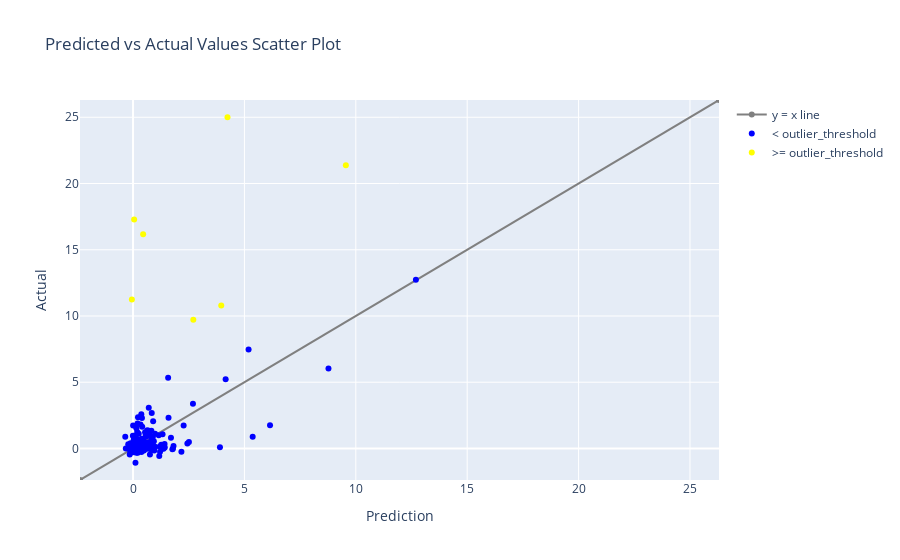

Write notebook code for a chart like this one.
### Markdown cell above
### Predicted Vs Actual Values Graph for Regression Problems

We can also create a scatterplot comparing predicted vs actual values for regression problems. We can specify an `outlier_threshold` to color values differently if the absolute difference between the actual and predicted values are outside of a given threshold.

### Code cell
from evalml.model_understanding.graphs import graph_prediction_vs_actual
graph_prediction_vs_actual(y_holdout, best_pipeline.predict(X_holdout), outlier_threshold=5)

### Figure 1 — Plotly figure (JSON) as saved in the notebook; plotly's stock layout.template omitted (floating-point values rounded to 4 significant figures; data arrays with more than 128 entries replaced by an {"elided": "..."} marker saying what was removed)
{"data": [{"line": {"color": "grey"}, "name": "y = x line", "type": "scatter", "x": [-2.381, 26.3], "y": [-2.381, 26.3]}, {"marker": {"color": "#0000ff"}, "mode": "markers", "name": "< outlier_threshold", "type": "scatter", "x": {"elided": "181 float values"}, "y": {"elided": "181 float values"}}, {"marker": {"color": "#ffff00"}, "mode": "markers", "name": ">= outlier_threshold", "type": "scatter", "x": [2.706, 0.04918, 3.96, -0.05197, 4.241, 9.553, 0.4535], "y": [9.724, 17.29, 10.79, 11.24, 25.0, 21.38, 16.17]}], "layout": {"title": {"text": "Predicted vs Actual Values Scatter Plot"}, "xaxis": {"range": [-2.381, 26.3], "title": {"text": "Prediction"}}, "yaxis": {"range": [-2.381, 26.3], "title": {"text": "Actual"}}}}
